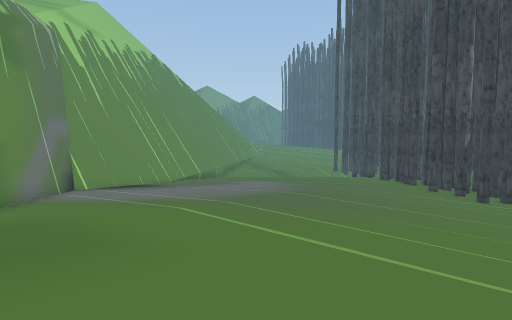
View 1 (above)

19 first-person views from a walk through a scene from a Unity 3-D project. The camera is 0.72 m above the floor, tilts 4° down and sees 80° across. The floor is counted in squares, 0.5 m on a side. Each view is taken from the middle of a square. On the plan, view 1 faces up. The plan holds only what a view shows up to about 14 squares ahead; the rest is blank. The place goes on beyond the plan. The player is left out. Some surface patterns are stand-ins.

View 2
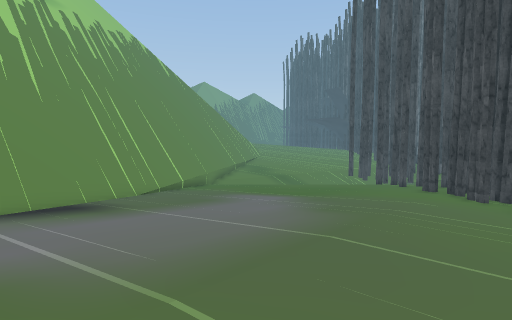

View 3
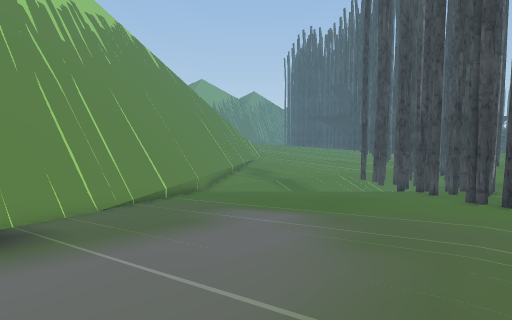

View 4
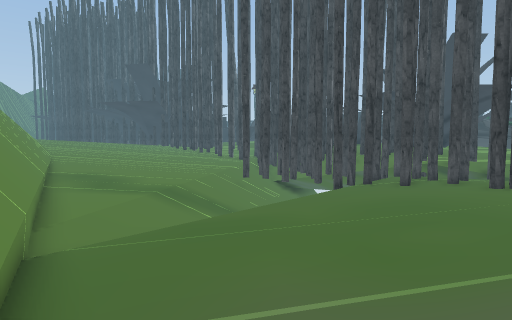

View 5
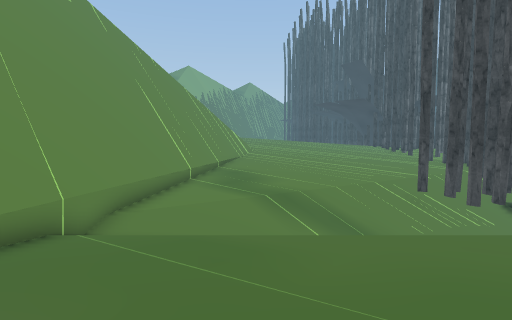

View 6
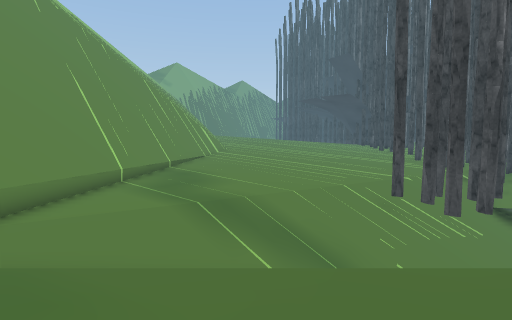

View 7
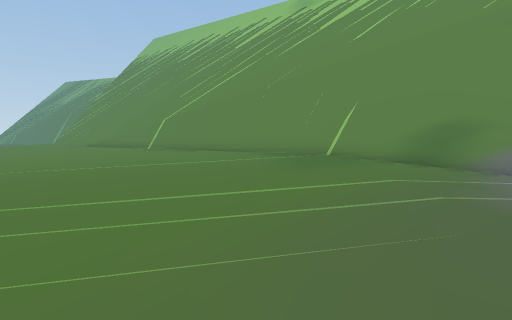

View 8
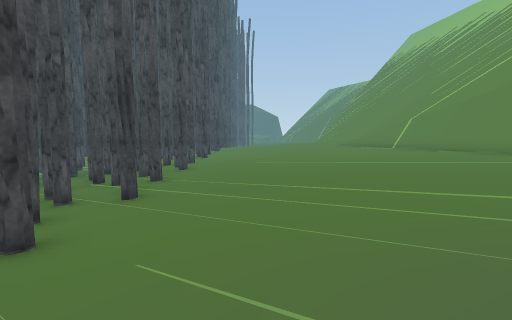

View 9
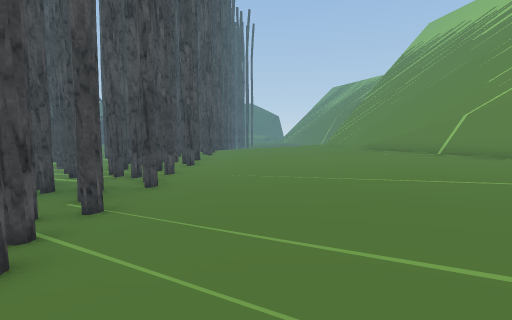

View 10
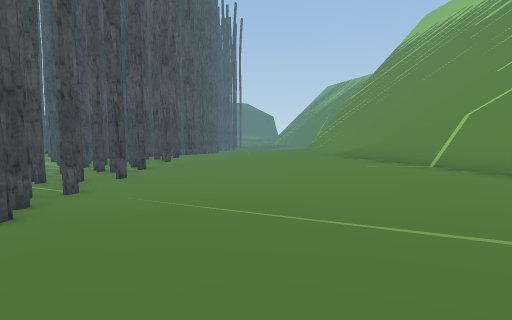

View 11
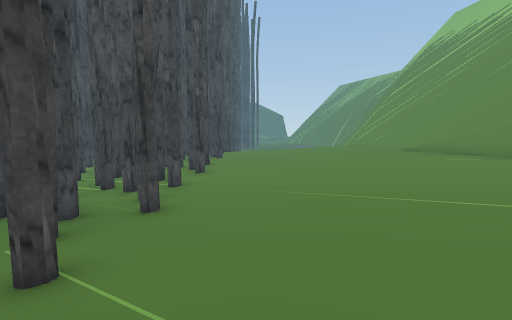

View 12
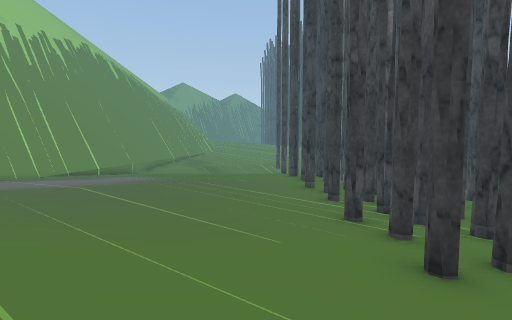

View 13
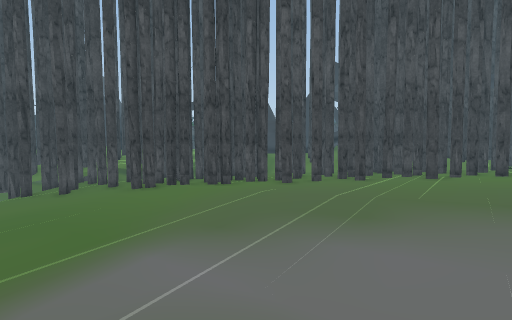

View 14
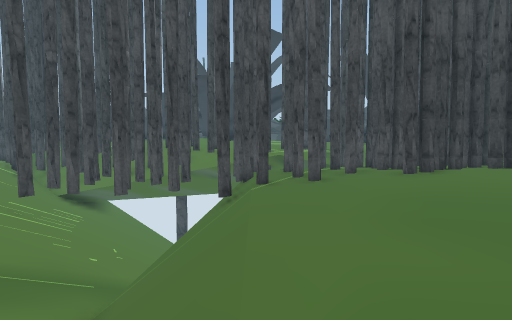

View 15
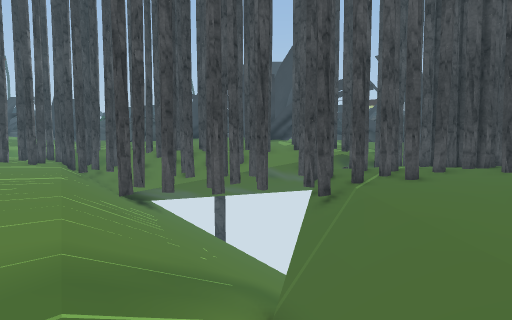

View 16
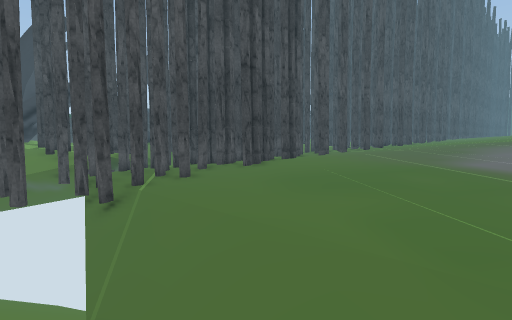

View 17
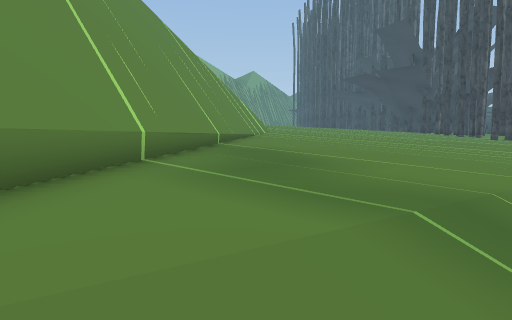

View 18
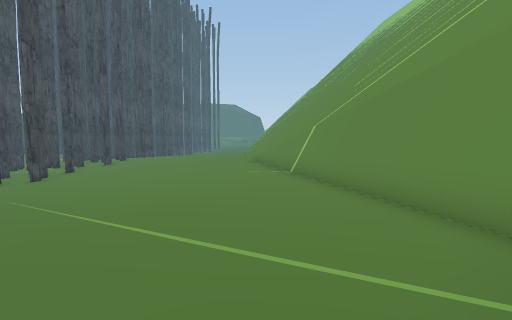

View 19
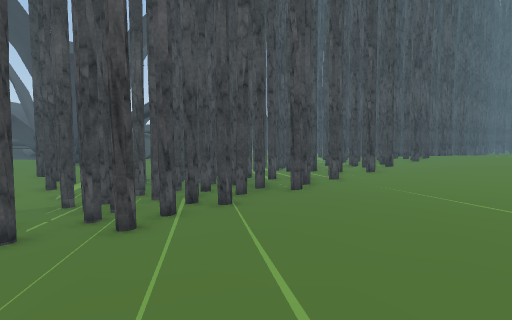

### Floor plan
Key: @ floor where view 1 was taken; # wall or solid block; x gap in a wall; . main floor; : floor 0.15 m higher than the main floor; - floor 0.15 m lower than the main floor; _ floor 0.3 m lower than the main floor; < floor 0.5 m lower than the main floor; ( floor 0.65 m lower than the main floor; ! floor 0.8 m lower than the main floor; / step, stairs or slope; = window, fence, low wall or low ledge; ^ raised ledge; v drop or lower ground.
Columns run from 8 left of view 1 to 16 right of it. Each row starts with its distance up from view 1.
 34      ##=((((((((!!////
 33      ##=(((((((!//////
 32      ##=(((((!!///////
 31      ##((((!!///#vx //
 30      #^(((!!////====//
 29      #=(!!////////////
 28     ##=!!///////=////
 27     ##!///////////////
 26     ##////////=////////
 25     ##/ ////////////  ###
 24     #=!!!!!!!!!!####
 23     #=!!!!!!!!!!!##
 22    ##((((((((((((#
 21    #=((((((((((((#
 20   ##=(((((((((((#=
 19   ##((((((((((((#
 18   #^<<<<<<<<<<<<#
 17  ##=<<<<<<<<<<<<##
 16  ##=<<<<<<<<<<<<##
 15  ##____________<<#
 14 ##=____________<#=
 13 ##=____________<##
 12 ##______________<#
 11  #______________<#
 10 v#=--------_____<#
  9 v#=--------_____##
  8 /##.....---_____##
  7 /v#......---____##
  6 /v#=.....---____##
  5 //#=......---____#
  4 //##......---____#
  3 //v#:.....---___##
  2 ///#=......---__##
  1 ///##......---__##
  0   /v#:..@..---__##
 -1    /#:......---__#
 -2   //#=......---__#
 -3   //##:.....----##
 -4  ////#:......---##
 -5  ////=:......---_#
 -6  /////=:......---#
 -7 //////=:......---#
 -8 //////=::.....--##
 -9 ///////=:......-#
-10 ///////=:......-#
-11 ////////::.....-

Positions as (right, up) in squares from view 1, and headings:
1: (0, 0), facing up
2: (0, 5), facing up
3: (0, 8), facing up
4: (-4, 18), facing up-right
5: (1, 18), facing up
6: (3, 20), facing up
7: (5, 9), facing down-left
8: (5, 10), facing down
9: (5, 6), facing down
10: (3, 3), facing down
11: (6, 3), facing down
12: (6, 2), facing up
13: (-3, 15), facing right
14: (-1, 24), facing right
15: (-1, 27), facing right
16: (-1, 28), facing down-right
17: (0, 26), facing up
18: (-1, 4), facing down
19: (2, 5), facing down-right
